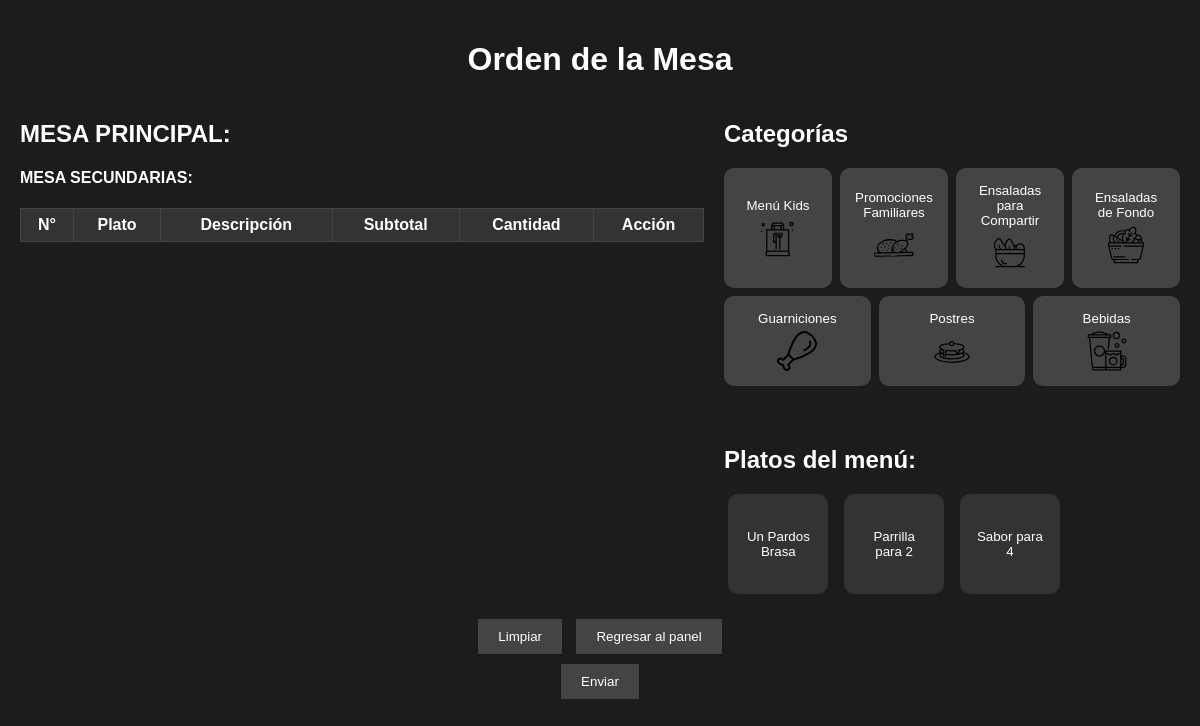
The app's page /src/ModuloServicio/UCgenerarPedidoPlato/indexOrdenMesa.php?categoria=2 with its own data.
### tables this page shows
CREATE TABLE `categorias` (
  `idTipoMenu` int NOT NULL AUTO_INCREMENT,
  `tipoNombre` varchar(50) NOT NULL,
  PRIMARY KEY (`idTipoMenu`)
);

CREATE TABLE `menuitems` (
  `idItem` int NOT NULL AUTO_INCREMENT,
  `nombre` varchar(50) NOT NULL,
  `descripcion` varchar(150) DEFAULT NULL,
  `precio` double NOT NULL,
  `idCategoria` int DEFAULT NULL,
  PRIMARY KEY (`idItem`),
  KEY `idCategoria` (`idCategoria`),
  CONSTRAINT `menuitems_ibfk_1` FOREIGN KEY (`idCategoria`) REFERENCES `categorias` (`idTipoMenu`)
);

### src/ModuloServicio/UCgenerarPedidoPlato/indexOrdenMesa.php (called while the page is built, shortened)
<?php
include_once($_SERVER['DOCUMENT_ROOT'] . '/src/ModuloServicio/UCgenerarPedidoPlato/ordenMesa.php');
include_once($_SERVER['DOCUMENT_ROOT'] . '/src/modelo/Categoria.php');
include_once($_SERVER['DOCUMENT_ROOT'] . '/src/modelo/MenuItem.php');
$NumeroCategoria = $_GET['categoria'] ?? null;
$idControl = $_GET['idControl'] ?? null;
$idMesa = $_GET['idMesa'] ?? null;
$idOrden = $_GET['orden'] ?? null;
$menu = null;
$ordenArray = null;
$arraySec = $_GET['mesasSecundarias'] ?? null;
if ($NumeroCategoria != null) {
    $menuItemsObject = new MenuItem();
    $menu = $menuItemsObject->obtenerMenu($NumeroCategoria);
}
$categoriaObject = new Categoria();
$categoria = $categoriaObject->obtenerCategoria();
$ordenMesaObject = new ordenMesa();
$ordenMesaObject->ordenMesaShow($categoria, $menu, $idControl, $idMesa, $ordenArray, $idOrden, $arraySec);

### src/modelo/conexion.php (called while the page is built, shortened)
<?php
class Conexion
{
    private $host = "localhost";
    private $user = "root";
    private $password = "12345678";
    private $database = "bdrestaurante";
    private $conexion;
    public function conectar()
    {
        if ($this->conexion == null) {
            $this->conexion = mysqli_connect($this->host, $this->user, $this->password, $this->database);
        }
        return $this->conexion;
    }
    public function desconectar()
    {
        if ($this->conexion != null) {
            $this->conexion = null;
        }
    }
}

### src/modelo/Categoria.php (called while the page is built, shortened)
<?php
require_once("conexion.php");
class Categoria extends conexion
{
    public function obtenerCategoria()
    {
        $sql = "SELECT * FROM categorias";
        $respuesta = $this->conectar()->query($sql);
        return $respuesta;
    }
}
?>

### src/modelo/MenuItem.php (called while the page is built, shortened)
<?php
require_once("conexion.php");
class MenuItem extends conexion
{
    public function obtenerMenu($Idcategoria)
    {
        $sql = "SELECT * FROM menuItems WHERE idCategoria = $Idcategoria";
        $respuesta = $this->conectar()->query($sql);
        return $respuesta;
    }
}
?>

### src/ModuloServicio/UCgenerarPedidoPlato/ordenMesa.php (the view, shortened to what this page needs)
<?php
class ordenMesa
{
    function ordenMesaShow($categoria = null, $menu = null, $idControl = null, $idMesa = null, $orden = null, $idOrden = null, $arraySec = null)
    {
?>
        <!DOCTYPE html>
        <html lang="es">
        <head>
            <link rel="stylesheet" href="/src/assets/ordenMesa.css">
            <link href="https://cdn.jsdelivr.net/npm/sweetalert2@11.7.0/dist/sweetalert2.min.css" rel="stylesheet">
        </head>
        <body>
            <div class="container" id="content">
                <header class="header">
                    <h1>Orden de la Mesa</h1>
                </header>
                <section class="content">
                    <div class="table-section">
                        <h2>MESA PRINCIPAL: <?= $idMesa ?></h2>
                        <h4>MESA SECUNDARIAS: <?= $arraySec ?></h4>
                        <table class="order-table">
                            <thead>
                                <tr>
                                    <th>N°</th>
                                    <th>Plato</th>
                                    <th>Descripción</th>
                                    <th>Subtotal</th>
                                    <th>Cantidad</th>
                                    <th>Acción</th>
                                </tr>
                            </thead>
                        </table>
                    </div>
                    <div class="menu-section">
                        <div class="categories-container">
                            <h2>Categorías</h2>
                            <div class="categories">
                                <?php if ($categoria) {
                                    foreach ($categoria as $cat) { ?>
                                        <button class="category-btn" onclick="guardarComanda();cambiarCategoria(<?= $cat['idTipoMenu'] ?>, '<?= $idControl ?>', '<?= $idMesa ?>', '<?= $idOrden ?>')">
                                            <div class="category-content">
                                                <span class="category-name"><?= htmlspecialchars($cat['tipoNombre']) ?></span>
                                                <img src="/src/assets/images/categoria<?= $cat['idTipoMenu'] ?>.svg" alt="Ícono de <?= htmlspecialchars($cat['tipoNombre']) ?>" class="category-icon">
                                            </div>
                                        </button>
                                    <?php }
                                } else { ?>
                                    <p>Cargando categorias...</p>
                                <?php } ?>
                            </div>
                        </div>
                        <div class="menu-container">
                            <h2>Platos del menú:</h2>
                            <div class="menu-items">
                                <?php if ($menu) {
                                    foreach ($menu as $item) { ?>
                                        <button class="menu-item" onclick="agregarAComanda(<?= $item['idItem'] ?>, '<?= htmlspecialchars($item['nombre']) ?>', '<?= htmlspecialchars($item['descripcion']) ?>', <?= $item['precio'] ?>)">
                                            <span><?= htmlspecialchars($item['nombre']) ?></span>
                                        </button>
                                    <?php }
                                } else { ?>
                            </div>
                            <p>Presione una categoría para listar el menú disponible.</p>
                        <?php } ?>
                        </div>
                    </div>
                </section>
                <footer class="footer">
                    <button class="action-btn" onclick="limpiarComanda()">Limpiar</button>
                    <button class="action-btn" onclick="regresarApanel()">Regresar al panel</button>
                    <form action="getPedidos.php" method="POST" onsubmit="prepararComanda()">
                        <button class="action-btn" name="btnEnviar" value="EnviarOrden">Enviar</button>
                    </form>
                </footer>
            </div>
        </body>
        </html>
<?php
    }
}
?>

### src/assets/ordenMesa.css (style rules this page uses)
body { margin: 0; font-family: Arial, sans-serif; background-color: #1c1c1c; color: white; }
.container { max-width: 1320px; margin: 0 auto; padding: 20px; }
.header { text-align: center; margin-bottom: 20px; }
.content { display: flex; justify-content: space-between; gap: 20px; max-height: 80vh; }
.table-section { flex: 3; max-height: 600px; overflow: hidden; cursor: grab; }
.order-table { width: 100%; border-collapse: collapse; margin-top: 10px; overflow: hidden; }
.menu-section { flex: 2; }
.order-table { width: 100%; border-collapse: collapse; margin-top: 10px; }
.order-table th, .order-table td { border: 1px solid #444; padding: 7px; text-align: center; }
.order-table th { background-color: #333; }
.categories { display: flex; flex-wrap: wrap; gap: 8px; margin-top: 20px; justify-content: center; }
.categories-container { margin-bottom: 60px; }
.category-content { text-align: center; }
.category-name { display: block; margin-bottom: 5px; }
.category-icon { width: 100%; height: 100%; object-fit: contain; width: 40px; height: 40px; display: block; margin: 0 auto; }
.category-btn { flex: 1 1 calc(25% - 20px); max-width: 200px; background-color: #444; color: white; border: none; border-radius: 10px; padding: 15px; text-align: center; cursor: pointer; transition: background-color 0.3s ease, transform 0.2s ease; }
.menu-items { display: grid; grid-template-columns: repeat(auto-fill, minmax(100px, 1fr)); gap: 7px; margin-top: 20px; justify-items: center; }
.menu-item { background-color: #333; border: none; border-radius: 10px; padding: 15px; text-align: center; color: white; cursor: pointer; transition: background-color 0.3s ease, transform 0.2s ease; width: 100px; height: 100px; display: flex; flex-direction: column; justify-content: center; align-items: center; }
.footer { text-align: center; margin-top: 20px; }
.action-btn { background-color: #444; color: white; border: none; padding: 10px 20px; margin: 5px; cursor: pointer; }

### records on screen
categorias: tipoNombre "Menú Kids", shows a picture
categorias: tipoNombre "Promociones Familiares", shows a picture
categorias: tipoNombre "Ensaladas para Compartir", shows a picture
categorias: tipoNombre "Ensaladas de Fondo", shows a picture
categorias: tipoNombre "Guarniciones", shows a picture
categorias: tipoNombre "Postres", shows a picture
categorias: tipoNombre "Bebidas", shows a picture
menuitems: nombre "Un Pardos Brasa"
menuitems: nombre "Parrilla para 2"
menuitems: nombre "Sabor para 4"
